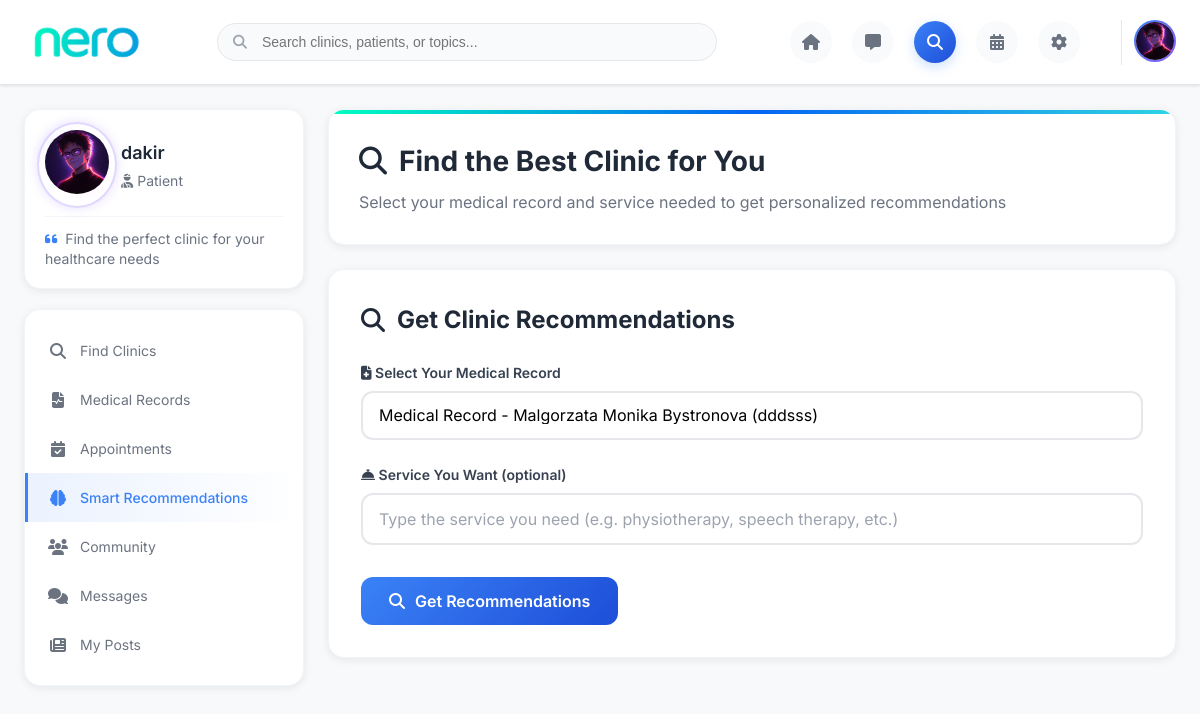
/recommendations/questionnaire/ (signed in), run on the app's committed database.
### patients/models.py (models this page shows, shortened)
class Patient(models.Model):
    GENDER_CHOICES = (
        ('M', 'Male'),
        ('F', 'Female'),
        ('O', 'Other'),
    )
    user = models.OneToOneField(User, on_delete=models.CASCADE)
    full_name = models.CharField(max_length=100)
    date_of_birth = models.DateField(null=True, blank=True)
    gender = models.CharField(max_length=1, choices=GENDER_CHOICES)
    phone = models.CharField(max_length=15)
    profile_picture = models.FileField(
        upload_to='patient_profile_pics/',
        null=True,
        blank=True,
        validators=[
            FileExtensionValidator(allowed_extensions=['pdf', 'jpg', 'png']),
            validate_file_size_3mb,
        ],
    )
    last_seen = models.DateTimeField(null=True, blank=True)

### accounts/models.py (models this page shows, shortened)
class User(AbstractUser):
    USER_TYPE_CHOICES = (
        ('patient', 'Patient'),
        ('clinic', 'Clinic'),
    )
    user_type = models.CharField(
        max_length=10,
        choices=USER_TYPE_CHOICES,
        default='patient'
    )

### recommendations/urls.py (the view)
    def _view(request, *args, **kwargs):
        views = importlib.import_module('recommendations.views')
        return getattr(views, name)(request, *args, **kwargs)

### accounts/utils.py (called while the page is built)
def get_client_ip(request):
    if not request:
        return None
    xff = request.META.get('HTTP_X_FORWARDED_FOR')
    if xff:
        return xff.split(',')[0].strip()
    return request.META.get('REMOTE_ADDR')

### core/context_processors.py (called while the page is built)
def total_unread(request):
    if not request.user or not request.user.is_authenticated:
        return {'total_unread': 0}
    try:
        from chat.models import ChatRoom, Message
        chat_rooms = ChatRoom.objects.filter(Q(user1=request.user) | Q(user2=request.user))
        count = Message.objects.filter(chat_room__in=chat_rooms, is_read=False).exclude(sender=request.user).count()
        return {'total_unread': count}
    except Exception:
        return {'total_unread': 0}

### patients/models.py (called while the page is built)
    def __str__(self):
        return f"Medical Record - {self.first_name} {self.last_name} ({self.main_diagnosis})"

### recommendations/urls.py (called while the page is built)
def _lazy(name):
    def _view(request, *args, **kwargs):
        views = importlib.import_module('recommendations.views')
        return getattr(views, name)(request, *args, **kwargs)
    return _view

### recommendations/views.py (called while the page is built)
@login_required
@require_http_methods(["GET"])
def questionnaire_view(request):
    from patients.models import Patient, MedicalRecord
    from clinics.models import ClinicService
    patient = None
    medical_records = []
    services = []
    if hasattr(request.user, 'user_type') and request.user.user_type == 'patient':
        try:
            patient = Patient.objects.get(user=request.user)
            medical_records = MedicalRecord.objects.filter(patient=patient)
        except Patient.DoesNotExist:
            pass
    services = ClinicService.objects.values_list('service_name', flat=True).distinct().order_by('service_name')
    return render(request, 'recommendations/questionnaire.html', {
        'medical_records': medical_records,
        'services': services,
        'patient': patient,
    })

### templates/recommendations/questionnaire.html (shortened to what this page needs)
{% load static %}
<!DOCTYPE html>
<html lang="en">
<head>
    <link rel="stylesheet" href="https://cdnjs.cloudflare.com/ajax/libs/font-awesome/6.4.0/css/all.min.css">
</head>
<body>
    <header class="main-header">
        <div class="header-container">
            <div class="logo-container">
                <div class="logo-gradient" role="img" aria-label="NERO Logo"></div>
            </div>
            <div class="search-container">
                <i class="fas fa-search search-icon"></i>
                <input type="text" name="q" class="search-bar" id="dashboard-search-bar" autocomplete="off" placeholder="Search clinics, patients, or topics...">
            </div>
            <div class="nav-icons">
                <a href="{% url 'patient_dashboard' %}" class="nav-icon">
                    <i class="fas fa-home"></i>
                </a>
                <a href="{% url 'chat_room_list_patient' %}" class="nav-icon">
                    <i class="fas fa-comment-alt"></i>
                </a>
                <a href="{% url 'search_clinics' %}" class="nav-icon active">
                    <i class="fas fa-search"></i>
                </a>
                <a href="{% url 'patient_appointments' %}" class="nav-icon">
                    <i class="fas fa-calendar-alt"></i>
                </a>
                <a href="{% url 'patient_settings' %}" class="nav-icon" title="Account Settings">
                    <i class="fas fa-cog"></i>
                </a>
            </div>
            <div class="user-menu">
                <button id="avatarBtn" aria-haspopup="true" aria-expanded="false" style="background:transparent;border:none;padding:0;cursor:pointer;">
                    {% if patient and patient.profile_picture %}
                    <img src="{{ patient.profile_picture.url }}" alt="Profile" class="user-avatar" id="avatarImg">
                    {% elif patient %}
                    <div class="user-avatar" id="avatarImg" style="background: linear-gradient(135deg, #3b82f6, #8b5cf6); display: flex; align-items: center; justify-content: center; color: white; font-weight: bold; font-size: 16px;">
                        {{ patient.user.username|first|upper }}
                    </div>
                    {% endif %}
                </button>
            </div>
        </div>
    </header>
    <main class="main-layout">
        <aside class="sidebar-left">
            <div class="profile-card">
                <div class="profile-header">
                    <div class="avatar-wrap">
                    {% if patient and patient.profile_picture %}
                        <img src="{{ patient.profile_picture.url }}" alt="Profile" class="profile-avatar">
                    {% elif patient %}
                        <div class="profile-avatar" style="background: linear-gradient(135deg, #3b82f6, #8b5cf6); display: flex; align-items: center; justify-content: center; color: white; font-weight: bold; font-size: 24px;">
                            {{ patient.user.username|first|upper }}
                        </div>
                    {% endif %}
                    </div>
                    <div class="profile-info">
                        <h3>{{ patient.user.username }}</h3>
                        <p><i class="fas fa-user-injured"></i> Patient{% if patient.city %} • <i class="fas fa-map-marker-alt"></i> {{ patient.city }}{% endif %}</p>
                    </div>
                </div>
                <div style="font-size: 14px; color: #6b7280; line-height: 1.4; padding-top: 12px; border-top: 1px solid #f1f5f9;">
                    <i class="fas fa-quote-left" style="color: #3b82f6; margin-right: 4px;"></i>
                    {{ patient.bio|default:"Find the perfect clinic for your healthcare needs" }}
                </div>
            </div>
            <nav class="sidebar-nav">
                <a href="{% url 'search_clinics' %}" class="nav-item">
                    <i class="fas fa-search"></i>
                    Find Clinics
                </a>
                <a href="{% url 'patient_medical_records' %}" class="nav-item">
                    <i class="fas fa-file-medical-alt"></i>
                    Medical Records
                </a>
                <a href="{% url 'patient_appointments' %}" class="nav-item">
                    <i class="fas fa-calendar-check"></i>
                    Appointments
                </a>
                <a href="{% url 'recommendations:questionnaire' %}" class="nav-item active">
                    <i class="fas fa-brain"></i>
                    Smart Recommendations
                </a>
                <a href="{% url 'search_patients' %}" class="nav-item">
                    <i class="fas fa-users"></i>
                    Community
                </a>
                <a href="{% url 'chat_room_list_patient' %}" class="nav-item">
                    <i class="fas fa-comments"></i>
                    Messages
                </a>
                <a href="{% url 'patient_my_posts' %}" class="nav-item">
                    <i class="fas fa-newspaper"></i>
                    My Posts
                </a>
            </nav>
        </aside>
        <div class="main-content">
            <div class="page-header">
                <h1 class="page-title"><i class="fas fa-search"></i> Find the Best Clinic for You</h1>
                <p class="page-subtitle">Select your medical record and service needed to get personalized recommendations</p>
            </div>
            <div class="search-card">
                <h2><i class="fas fa-search"></i> Get Clinic Recommendations</h2>
                <form method="post" action="{% url 'recommendations:recommendation_result' %}" id="clinic-form">
                    <div class="form-group">
                        <label for="id_medical_record" class="form-label">
                            <i class="fas fa-file-medical"></i> Select Your Medical Record
                        </label>
                        <select name="medical_record_id" id="id_medical_record" class="form-control select" required>
                            {% for record in medical_records %}
                            <option value="{{ record.id }}">{{ record }}</option>
                            {% endfor %}
                        </select>
                    </div>
                    <div class="form-group">
                        <label for="id_service" class="form-label">
                            <i class="fas fa-concierge-bell"></i> Service You Want (optional)
                        </label>
                        <input type="text" name="service" id="id_service" class="form-control"
                               placeholder="Type the service you need (e.g. physiotherapy, speech therapy, etc.)">
                    </div>
                    <div style="margin-top: 32px;">
                        <button class="btn-submit" type="submit" id="submit-btn">
                            <i class="fas fa-search"></i>
                            Get Recommendations
                        </button>
                    </div>
                </form>
            </div>
        </div>
    </main>
</body>
</html>

### data on the page
Patient: profile_picture (picture), user.username "dakir"

### other printed values
form field medical_record_id "Medical Record - Malgorzata Monika Bystronova (dddsss)"
